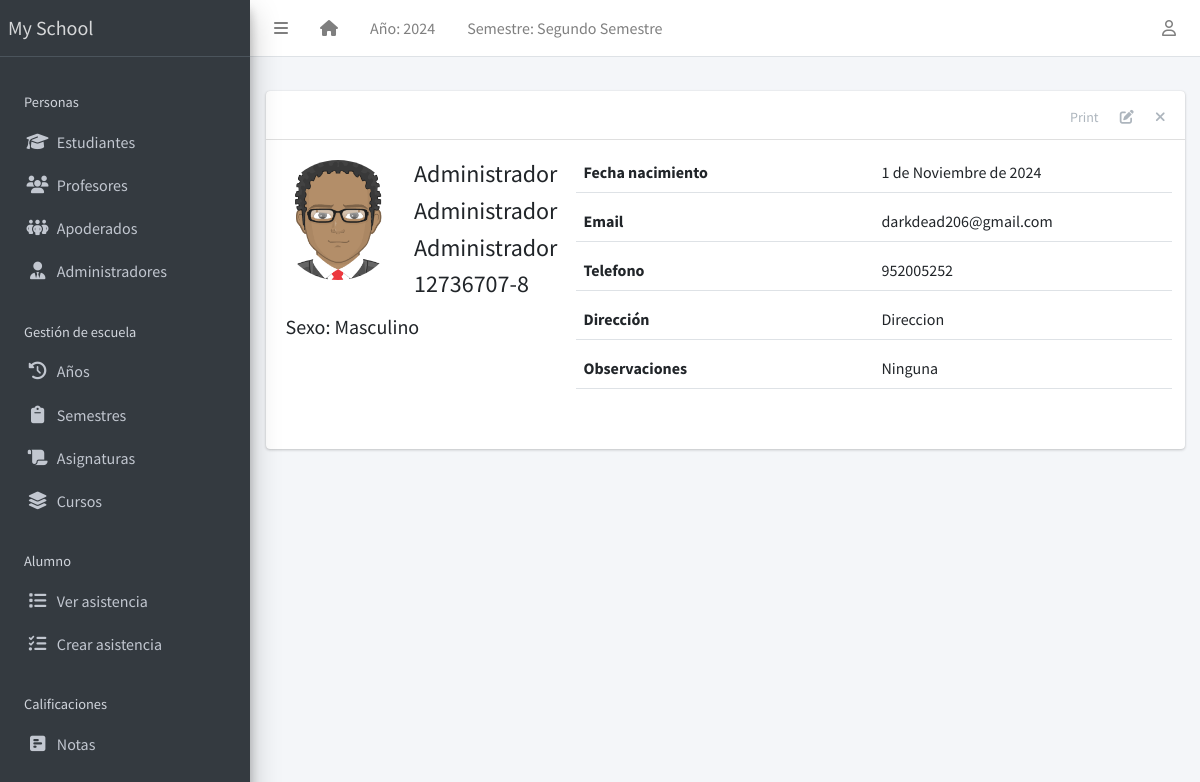
Screenshot of /staff/1/ with the database file from the repository.
### apps/corecode/models.py (models this page shows, shortened)
class AcademicSession(models.Model):
    name = models.CharField(max_length=200, unique=True)
    current = models.BooleanField(default=True)
    class Meta:
        ordering = ["-name"]

class AcademicTerm(models.Model):
    name = models.CharField(max_length=20, unique=True)
    current = models.BooleanField(default=True)
    class Meta:
        ordering = ["name"]

class SiteConfig(models.Model):
    key = models.SlugField()
    value = models.CharField(max_length=200)

### apps/staffs/models.py (models this page shows, shortened)
class Staff(models.Model):
    STATUS_CHOICES = [("activo", "Activo"), ("inactivo", "Inactivo")]
    GENDER_CHOICES = [("masculino", "Masculino"), ("femenino", "Femenino")]
    estado = models.CharField(max_length=10, choices=STATUS_CHOICES, default="activo")
    rut_regex = RegexValidator(
        regex=r"^\d{1,2}\d{3}\d{3}-[0-9kK]{1}$",
        message="El RUT debe estar en el formato 'XXXXXXXX-X'"
    )
    rut = models.CharField(max_length=12, unique=True, validators=[rut_regex], blank=True)
    apellido_paterno = models.CharField(max_length=200)
    apellido_materno = models.CharField(max_length=200)
    nombres = models.CharField(max_length=200, blank=True)
    sexo = models.CharField(max_length=10, choices=GENDER_CHOICES, default="masculino")
    fecha_nacimiento = models.DateField(default=timezone.now)
    fecha_admision = models.DateField(default=timezone.now)
    telefono_regex = RegexValidator(
        regex="^[0-9]{9,15}$", message="El número de teléfono no tiene el formato correcto."
    )
    telefono = models.CharField(
        validators=[telefono_regex], max_length=15, blank=True
    )
    direccion = models.TextField(blank=True)
    observaciones = models.TextField(blank=True)
    email = models.EmailField(
        max_length=254, unique=True, validators=[EmailValidator()],
        blank=True, null=True
    )
    foto = models.ImageField(blank=True, upload_to="students/fotos/")
    class Meta:
        ordering = ["apellido_paterno", "apellido_materno", "nombres"]

### apps/staffs/views.py (the view)
# urls.py: path("<int:pk>/", StaffDetailView.as_view(), name="staff-detail"),
class StaffDetailView(DetailView):
    model = Staff
    template_name = "staffs/staff_detail.html"

### apps/corecode/context_processors.py (called while the page is built)
def site_defaults(request):
    current_session = AcademicSession.objects.get(current=True)
    current_term = AcademicTerm.objects.get(current=True)
    vals = SiteConfig.objects.all()
    contexts = {
        "current_session": current_session.name,
        "current_term": current_term.name,
    }
    for val in vals:
        contexts[val.key] = val.value
    return contexts

### apps/templatetags/user_groups.py (called while the page is built)
@register.filter
def in_group(user, group_id):
    return user.groups.filter(id=group_id).exists()

### apps/staffs/templates/staffs/staff_detail.html
{% extends 'base.html' %}
{% load static %}
{% block content-header %}
<div class="card-header">
  <div class="card-tools">
    <a href="#" class="btn btn-tool">Print</a>
    <a href="{% url 'staff-update' object.id %}" class="btn btn-tool">
      <i class="fas fa-edit"></i>
    </a>
    <a href="{% url 'staff-delete' object.id %}" class="btn btn-tool">
      <i class="fas fa-times"></i>
    </a>
  </div>
</div>
{% endblock content-header %}
{% block content %}
<div class="row mb-4">
  <div class="col-sm-4">
    <div class="row mb-2">
      {% if object.foto %}
        <img
          src="{{ object.foto.url }}"
          class="float-left rounded-circle mr-3" style="width: 120px; height: 120px;">
      {% else %}
        <img
          src="{% static 'dist/img/avatar.png' %}"
          class="float-left rounded-circle mr-3" style="width: 120px; height: 120px;">
      {% endif %}
      <div class="float-right">
        <h4>{{ object.nombres }} </h4>
        <h4>{{ object.apellido_paterno }} </h4>
        <h4>{{ object.apellido_materno }} </h4>
        <h4>{{ object.rut }} </h4>
      </div>
    </div>
    <h5>Sexo: {{ object.get_sexo_display }}</h5>
  </div>
  <div class="col-sm-8">
    <div>
      <div class="form-group border-bottom row">
        <label class="col">
          Fecha nacimiento
        </label>
        <div class="col">
          {{ object.fecha_nacimiento }}
        </div>
      </div>
      <div class="form-group border-bottom row">
        <label class="col">
          Email
        </label>
        <div class="col">
          {{ object.email }}
        </div>
      </div>
      <div class="form-group border-bottom row">
        <label class="col">
          Telefono
        </label>
        <div class="col">
          {{ object.telefono }}
        </div>
      </div>
      <div class="form-group border-bottom row">
        <label class="col">
          Dirección
        </label>
        <div class="col">
          {{ object.direccion }}
        </div>
      </div>
      <div class="form-group border-bottom row">
        <label class="col">
          Observaciones
        </label>
        <div class="col">
          {{ object.observaciones }}
        </div>
      </div>
    </div>
  </div>
</div>
{% endblock content %}

### templates/base.html (shortened to what this page needs)
{% load static %}
{% load custom_templatetag %}
<!DOCTYPE html>
<html lang="en">
<head>
  <link rel="stylesheet" href="https://cdnjs.cloudflare.com/ajax/libs/dropzone/5.9.3/dropzone.min.css">
  <link rel="stylesheet" href="https://cdnjs.cloudflare.com/ajax/libs/font-awesome/6.6.0/css/all.min.css" />
  <link rel="stylesheet"
    href="{% static 'plugins/overlayScrollbars/css/OverlayScrollbars.min.css' %}">
  <link rel="stylesheet" href="{% static 'plugins/Datatables/datatables.min.css' %}" />
  <link rel="stylesheet" href="{% static 'dist/css/adminlte.min.css' %}">
</head>
<body
  class="hold-transition sidebar-mini layout-fixed layout-navbar-fixed layout-footer-fixed">
  <div class="wrapper">
    <nav class="main-header navbar navbar-expand navbar-white navbar-light">
      <ul class="navbar-nav">
        <li class="nav-item">
          <a class="nav-link" data-widget="pushmenu" href="#" role="button"><i
              class="fas fa-bars"></i></a>
        </li>
        <li class="nav-item d-none d-sm-inline-block">
          <a href="{% url 'home' %} " class="nav-link"><i class="fa fa-home"></i></a>
        </li>
        <li class="nav-item d-none d-sm-inline-block">
          <a href="{% url 'current-session' %}" class="nav-link">Año: {{ current_session }}</a>
        </li>
        <li class="nav-item d-none d-sm-inline-block">
          <a href="{% url 'current-session' %}" class="nav-link">Semestre: {{ current_term }}</a>
        </li>
      </ul>
      <ul class="navbar-nav ml-auto">
        <li class="nav-item dropdown">
          <a class="nav-link" data-toggle="dropdown" href="#">
            <i class="far fa-user"></i>
          </a>
        </li>
      </ul>
    </nav>
    <aside class="main-sidebar sidebar-dark-primary elevation-4">
      <a href="{% url 'home' %}" class="brand-link">{{ school_name | default:"MySchool" }}</a>
      <div class="sidebar">
        <nav class="mt-2">
          <ul class="nav nav-pills nav-sidebar flex-column" data-widget="treeview" role="menu" data-accordion="false">
            <li class="nav-header" style="padding: 1.7rem 1rem .5rem;">Personas</li>
            <li class="nav-item">
              <a href="{% url 'student-list' %}" class="nav-link">
                <i class="nav-icon fas fa-graduation-cap"></i>
                <p>
                  Estudiantes
                </p>
              </a>
            </li>
            <li class="nav-item">
              <a href="{% url 'teacher-list' %}" class="nav-link">
                <i class="nav-icon fas fa-users"></i>
                <p>
                  Profesores
                </p>
              </a>
            </li>
            <li class="nav-item">
              <a href="{% url 'representatives-list' %}" class="nav-link">
                <i class="nav-icon fas fa-people-group"></i>
                <p>
                  Apoderados
                </p>
              </a>
            </li>
            <li class="nav-item">
              <a href="{% url 'staff-list' %}" class="nav-link">
                <i class="nav-icon fas fa-user-tie"></i>
                <p>
                  Administradores
                </p>
              </a>
            </li>
            <li class="nav-header">Gestión de escuela</li>
            <li class="nav-item">
              <a href="{% url 'sessions' %}" class="nav-link">
                <i class="nav-icon fas fa-clock-rotate-left"></i>
                <p>
                  Años
                </p>
              </a>
            </li>
            <li class="nav-item">
              <a href="{% url 'terms' %}" class="nav-link">
                <i class="nav-icon fas fa-clipboard"></i>
                <p>
                  Semestres
                </p>
              </a>
            </li>
            <li class="nav-item">
              <a href="{% url 'subjects' %}" class="nav-link">
                <i class="nav-icon fas fa-scroll"></i>
                <p>
                  Asignaturas
                </p>
              </a>
            </li>
            <li class="nav-item">
              <a href="{% url 'classes' %}" class="nav-link">
                <i class="nav-icon fas fa-layer-group"></i>
                <p>
                  Cursos
                </p>
              </a>
            </li>
            <li class="nav-header" style="padding: 1.7rem 1rem .5rem;">Alumno</li>
            <li class="nav-item">
              <a href="{% url 'attendance-list' %}" class="nav-link">
                <i class="nav-icon fas fa-list"></i>
                <p>
                  Ver asistencia
                </p>
              </a>
            </li>
            <li class="nav-item">
              <a href="{% url 'attendance-list' %}" class="nav-link">
                <i class="nav-icon fas fa-list-check"></i>
                <p>
                  Crear asistencia
                </p>
              </a>
            </li>
            <li class="nav-header">Calificaciones</li>
            <li class="nav-item">
              <a href="{% url 'subject_list' %}" class="nav-link">
                <i class="nav-icon fas fa-square-poll-horizontal"></i>
                <p>
                  Notas
                </p>
              </a>
            </li>
          </ul>
        </nav>
      </div>
    </aside>
    <div class="content-wrapper">
      <section class="content-header">
      </section>
      <section class="content">
        <div class="container-fluid">
          <div class="row">
            <div class="col-md-12">
              {% block fullcard %}
              <div class="card">
                {% block content-header %}{% endblock content-header %}
                <div class="card-body">
                  <div class="row">
                    <div class="col">
                      {% block content %}
                      {% endblock content %}
                    </div>
                  </div>
                </div>
              </div>
              {% endblock fullcard %}
            </div>
          </div>
        </div>
      </section>
    </div>
  </div>
</body>
</html>

### rows the page displays
AcademicSession: name "2024"
AcademicTerm: name "Segundo Semestre"
SiteConfig: value "My School"
Staff: nombres "Administrador", apellido_paterno "Administrador", apellido_materno "Administrador", rut "12736707-8", sexo "Masculino", fecha_nacimiento "1 de Noviembre de 2024", email "darkdead206@gmail.com", telefono "952005252", direccion "Direccion", observaciones "Ninguna"
